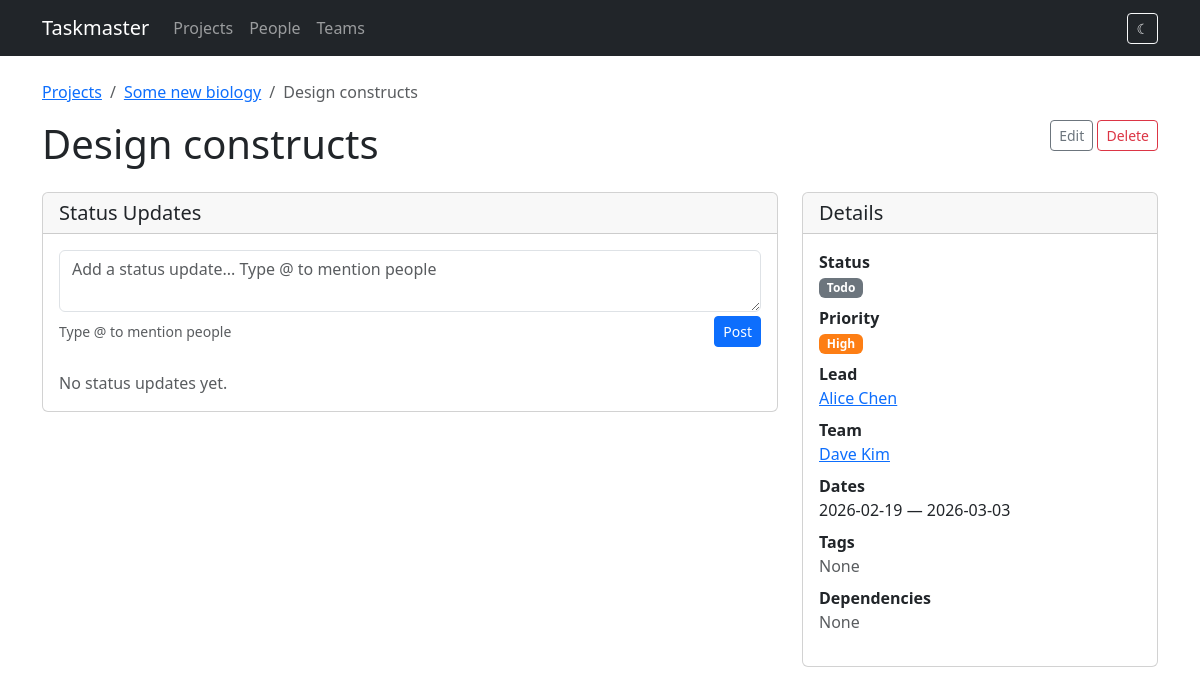
The page /tasks/21 on the database as committed earlier.
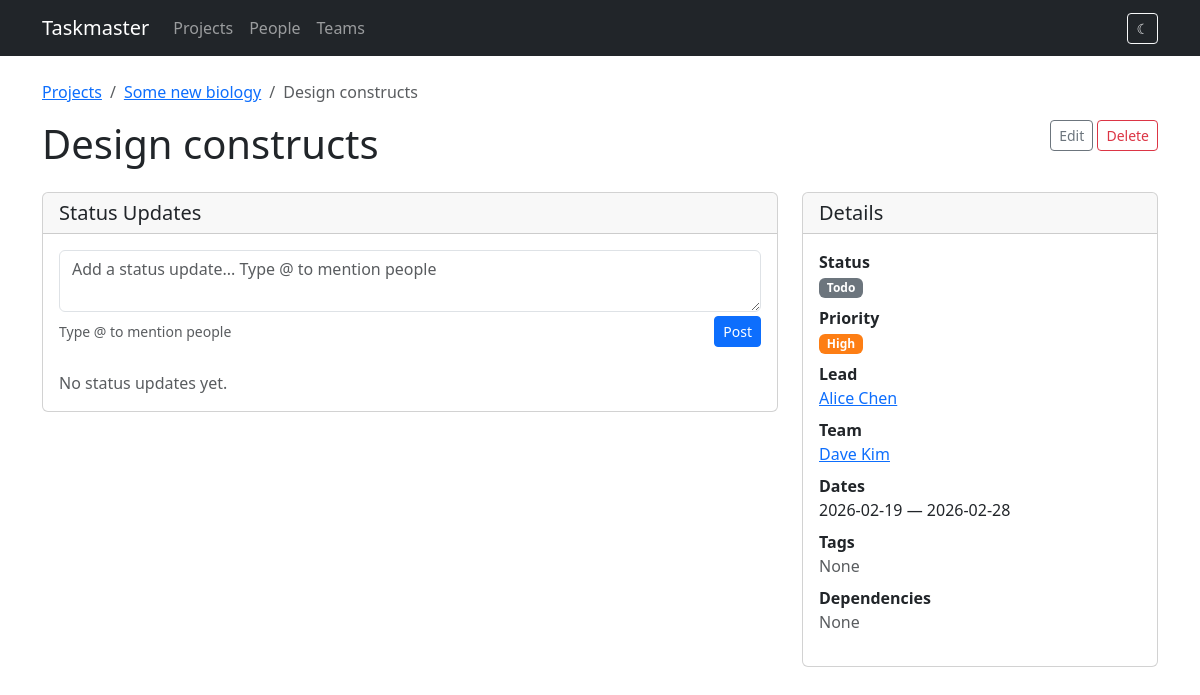
The same page on the database as committed later.
### models.py (models this page shows, shortened)
class Task(db.Model):
    id = db.Column(db.Integer, primary_key=True)
    title = db.Column(db.String(200), nullable=False)
    description = db.Column(db.Text)
    project_id = db.Column(db.Integer, db.ForeignKey('project.id'), nullable=False)
    start_date = db.Column(db.Date, nullable=False)
    end_date = db.Column(db.Date, nullable=False)
    status = db.Column(db.String(20), default='todo')  # todo, in_progress, done
    priority = db.Column(db.String(20), default='medium')  # low, medium, high, critical
    assignments = db.relationship('TaskAssignment', backref='task', lazy=True,
                                   cascade='all, delete-orphan')
    tags = db.relationship('Tag', secondary=task_tags, backref=db.backref('tasks', lazy=True))
    status_updates = db.relationship('StatusUpdate', backref='task', lazy=True,
                                     order_by='StatusUpdate.created_at.desc()',
                                     cascade='all, delete-orphan')
    dependencies = db.relationship(
        'Task',
        secondary='task_dependency',
        primaryjoin='Task.id == TaskDependency.task_id',
        secondaryjoin='Task.id == TaskDependency.depends_on_id',
        backref=db.backref('dependents', lazy=True),
        lazy=True,
    )
    @property
    def lead(self):
        for a in self.assignments:
            if a.is_lead:
                return a.person
        return None
    @property
    def assignees(self):
        return [a.person for a in self.assignments]

### routes/tasks.py (the view)
@bp.route('/tasks/<int:id>')
def detail(id):
    task = Task.query.get_or_404(id)
    return render_template('tasks/detail.html', task=task)

### templates/tasks/detail.html (shortened to what the changed rows need)
{% extends "base.html" %}
{% block content %}
<nav aria-label="breadcrumb" class="mb-3">
    <ol class="breadcrumb">
        <li class="breadcrumb-item"><a href="{{ url_for('projects.list_projects') }}">Projects</a></li>
        <li class="breadcrumb-item"><a href="{{ url_for('projects.detail', id=task.project.id) }}">{{ task.project.name }}</a></li>
        <li class="breadcrumb-item active">{{ task.title }}</li>
    </ol>
</nav>
<div class="d-flex justify-content-between align-items-start mb-3">
    <h1>{{ task.title }}</h1>
    <div>
        <a href="{{ url_for('tasks.edit_task', id=task.id) }}" class="btn btn-outline-secondary btn-sm">Edit</a>
        <form method="post" action="{{ url_for('tasks.delete_task', id=task.id) }}" class="d-inline"
              onsubmit="return confirm('Delete this task?')">
        </form>
    </div>
</div>
<div class="row g-4">
    <div class="col-md-4">
        <div class="card">
            <div class="card-body">
                <dl>
                    <dt>Status</dt>
                    <dd><span class="badge badge-{{ task.status }}">{{ task.status | replace('_', ' ') | title }}</span></dd>
                    <dt>Priority</dt>
                    <dd><span class="badge badge-{{ task.priority }}">{{ task.priority | title }}</span></dd>
                    <dt>Lead</dt>
                    <dd>
                        {% if task.lead %}
                        <a href="{{ url_for('people.detail', id=task.lead.id) }}">{{ task.lead.name }}</a>
                        {% else %}
                        <span class="text-muted">No lead</span>
                        {% endif %}
                    </dd>
                    <dt>Team</dt>
                    <dd>
                        {% for person in task.assignees %}
                            {% if not task.lead or person.id != task.lead.id %}
                            <a href="{{ url_for('people.detail', id=person.id) }}" class="d-block">{{ person.name }}</a>
                            {% endif %}
                        {% else %}
                        <span class="text-muted">No members</span>
                        {% endfor %}
                    </dd>
                    <dt>Dates</dt>
                    <dd>{{ task.start_date }} &mdash; {{ task.end_date }}</dd>
                    <dt>Tags</dt>
                    <dd>
                        {% for tag in task.tags %}
                        <span class="badge bg-secondary">{{ tag.name }}</span>
                        {% else %}
                        <span class="text-muted">None</span>
                        {% endfor %}
                    </dd>
                    <dt>Dependencies</dt>
                    <dd>
                        {% for dep in task.dependencies %}
                        <a href="{{ url_for('tasks.detail', id=dep.id) }}" class="d-block">{{ dep.title }}</a>
                        {% else %}
                        <span class="text-muted">None</span>
                        {% endfor %}
                    </dd>
                </dl>
            </div>
        </div>
    </div>
</div>
{% endblock %}

Rows that differ between the two databases and show on the page:
changed Task "Design constructs": end_date "2026-03-03" → "2026-02-28"
